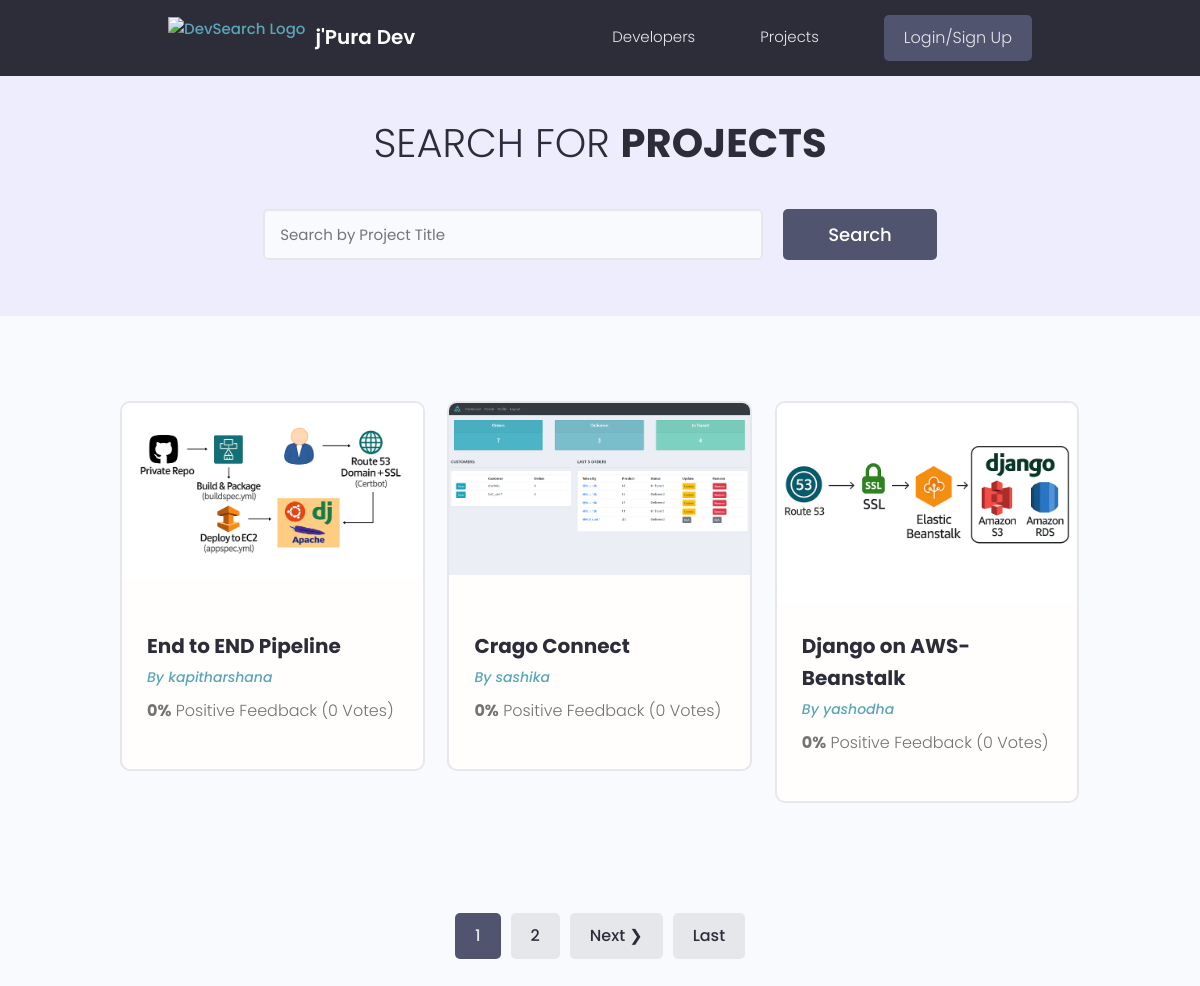
The page /projects/ on the database as committed earlier.
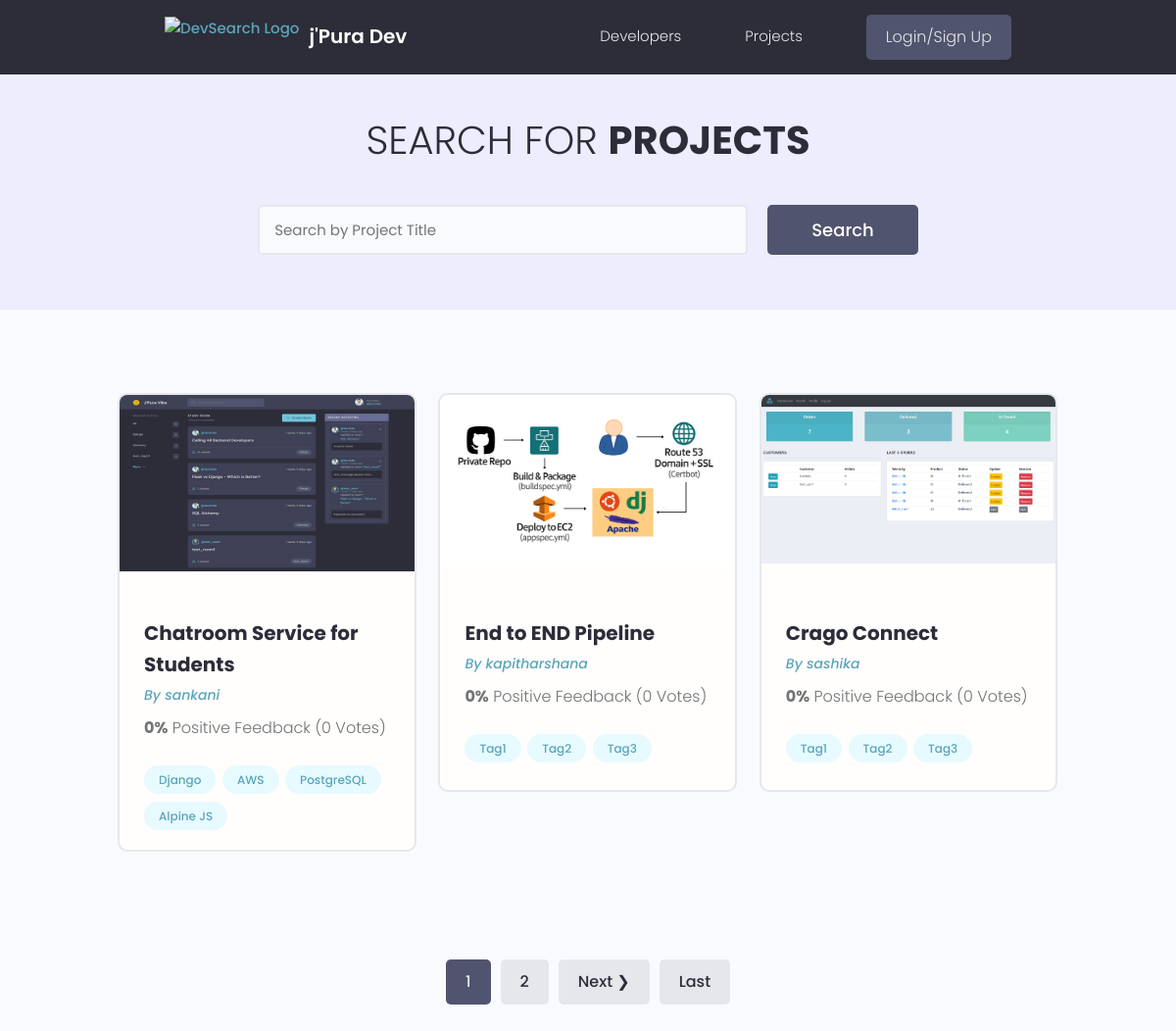
The same page on the database as committed later.
### home/models.py (models this page shows, shortened)
class Project(models.Model):
    owner = models.ForeignKey(User, on_delete=models.CASCADE)
    title = models.CharField(max_length=30)
    description = models.TextField()
    source_link = models.CharField(max_length=200, blank=True, null=True)
    image = models.ImageField(upload_to='uploaded_project_model/', blank=True, null=True)
    vote_total = models.IntegerField(default=0)
    vote_ratio = models.IntegerField(default=0)
    created = models.DateTimeField(auto_now_add=True)
    class Meta:
        ordering = ['-created']

class Tag(models.Model):
    name = models.CharField(max_length=16)
    project = models.ForeignKey(Project, on_delete=models.CASCADE)
    created = models.DateField(auto_now_add=True)
    def __str__(self):
        return f"{self.name}"

### home/views.py (the view)
# urls.py: path('projects/', projects, name = 'projects'),
def projects(request):
    query, objects = search_projects(request)
    result = 3
    paginator = Paginator(objects, result)
    page = request.GET.get('page') if request.GET.get('page') else ''
    try:
        objects = paginator.page(page)
    except PageNotAnInteger:
        page = '1'
        objects = paginator.page(page)
    except EmptyPage:
        page = paginator.num_pages
        objects = paginator.page(page)
    context = {'objects':objects, 'query':query}
    return render(request, 'home/projects.html', context)

### home/utils.py (called while the page is built)
def search_projects(request):
    query = request.GET.get('query') if request.GET.get('query') else ''
    tags = Tag.objects.filter(
        Q(name__icontains = query)
    )
    projects = Project.objects.distinct().filter(
        Q(title__icontains = query)|
        Q(description__icontains = query)|
        Q(owner__username__icontains = query)|
        Q(owner__profile__name__icontains = query)|
        Q(tag__in = tags)
    )
    return query, projects

### home/templates/home/projects.html (shortened to what this page needs)
{% extends 'base.html' %}
{% load static %}
{% block content %}
  <main class="projects">
    <section class="hero-section text-center">
      <div class="container container--narrow">
        <div class="hero-section__box">
          <h2>Search for <span>Projects</span></h2>
        </div>
        <div class="hero-section__search">
          <form class="form" method="get" id="form">
            <div class="form__field">
              <input class="input input--text" id="formInput#search" type="text"
                placeholder="Search by Project Title" value="{{query}}" name="query" />
            </div>
            <input class="btn btn--sub btn--lg" type="submit" value="Search" />
          </form>
        </div>
      </div>
    </section>
    <section class="projectsList">
      <div class="container">
        <div class="grid grid--three">
          {% for object in objects %}
            <div class="column">
              <div class="card project">
                <a href="{% url 'project' object.id %}" class="project">
                  {% if object.image %}
                    <div style="width: 100%; height: 200px; overflow: hidden; position: relative;">
                      <img style="width: 100%; height: auto; object-fit: contain;"
                          class="project__thumbnail"
                          src="{{object.image.url}}"
                          alt="project thumbnail" />
                    </div>
                  {% endif %}
                  <div class="card__body">
                    <h3 class="project__title">{{ object.title }}</h3>
                    <p><a class="project__author" href="{% url 'profile' object.owner.username %}">By {{ object.owner.username }}</a></p>
                    <p class="project--rating">
                      <span style="font-weight: bold;">{{ object.vote_ratio }}%</span> Positive
                      Feedback ({{ object.vote_total }} Vote{{ object.vote_total|pluralize:"s" }})
                    </p>
                    <div class="project__tags">
                      {% for tag in object.tag_set.all|slice:'6' %}
                        <span class="tag tag--pill tag--main">
                          <small>{{ tag }}</small>
                        </span>
                      {% endfor %}
                    </div>
                  </div>
                </a>
              </div>
            </div>
          {% endfor %}
        </div>
      </div>
    </section>
  </main>
{% endblock content %}

### templates/base.html (shortened to what this page needs)
{% load static %}
<!DOCTYPE html>
<html lang="en">
<head>
    <link rel="stylesheet" href="https://cdn.iconmonstr.com/1.3.0/css/iconmonstr-iconic-font.min.css" />
    <link rel="stylesheet" href="{% static 'uikit/styles/uikit.css' %}" />
    <link rel="stylesheet" href="{% static 'styles/app.css' %}" />
    <link rel="stylesheet" href="{% static 'styles/custom.css' %}">
</head>
<body>
    {% include 'navbar.html' %}
    {% block content %}
    {% endblock content %}
    {% include 'paginator.html' with queryset=objects %}
</body>
</html>

### templates/navbar.html (shortened to what this page needs)
{% load static %}
  <header class="header">
    <div class="container container--narrow">
      <a href="{% url 'home' %}" class="header__logo" style="display: flex; align-items: center; gap: 10px; text-decoration: none;">
        <img src="{% static 'static_web_images/logo.png' %}" alt="DevSearch Logo" style="height: 40px; width: auto;">
        <h1 style="margin: 0; font-size: 2rem; color: white; font-weight: 550;">j'Pura Dev</h1>
      </a>
      <nav class="header__nav">
        <ul class="header__menu">
          <li class="header__menuItem"><a href="{% url 'home' %}">Developers</a></li>
          <li class="header__menuItem"><a href="{% url 'projects' %}">Projects</a></li>
          {% if request.user.is_authenticated %}
            <li class="header__menuItem"><a href="{% url 'message-inbox' request.user.username %}">Inbox</a></li>
            <li class="header__menuItem"><a href="{% url 'my-account' request.user.username %}">Account</a></li>
            <li class="header__menuItem"><a href="{% url 'logout' %}" class="btn btn--sub">Logout</a></li>
          {% else %}
            <li class="header__menuItem"><a href="{% url 'login' %}" class="btn btn--sub">Login/Sign Up</a></li>
          {% endif %}
        </ul>
      </nav>
    </div>
  </header>

### templates/paginator.html (shortened to what this page needs)
{% if queryset.has_other_pages %}
    <div class="pagination">
        <ul class="container">
            {% for num in queryset.paginator.page_range %}
                {% if num == queryset.number %}
                    <li><a data-page="{{num}}" href="?page={{num}}" class="btn page page-link btn--sub">{{num}}</a></li>
                {% elif num > queryset.number|add:'-2' and num < queryset.number|add:'2' %}
                    <li><a data-page="{{num}}" href="?page={{num}}" class="btn page page-link">{{num}}</a></li>
                {% endif %}
            {% endfor %}
            {% if queryset.has_next %}
                <li><a data-page="{{queryset.next_page_number}}" href="?page={{queryset.next_page_number}}" class="btn page page-link">Next &#10095;</a></li>
                <li><a data-page="{{queryset.paginator.num_pages}}" href="?page={{queryset.paginator.num_pages}}" class="btn page page-link">Last</a></li>
            {% endif %}
        </ul>
    </div>
{% endif %}

### static/styles/app.css (style rules this page uses)
:root { --color-sub: #2d2d39; }
.btn--sub { background-color: var(--color-sub-light); }
.card { border: 2px solid var(--color-light); }
img { width: 100%; }
.header { position: sticky; z-index: 111; background-color: var(--color-sub); padding: 1.5rem 0; }
.header > .container { display: flex; justify-content: space-between; align-items: center; }
.header__logo > img { height: 3.8rem; }
.header__nav > ul { display: inline-flex; align-items: center; list-style: none; gap: 6.5rem; }
.header__menuItem > a { color: var(--color-light); font-weight: 300; }
.hero-section { height: 40vh; display: flex; align-items: center; background-color: var(--color-sub); }
.hero-section__box { margin-bottom: 4rem; }
.hero-section__box > h2, .hero-section__box > h2 > span { font-size: 4rem; color: var(--color-light); line-height: 1.3; text-transform: uppercase; }
.hero-section__box > h2 { font-weight: 300; }
.hero-section__box > h2 > span { font-weight: 700; }
.hero-section__search > .form { display: flex; align-items: center; justify-content: center; gap: 2rem; }
.hero-section__search > .form input.input--text { width: 50rem; }
.pagination { margin-top: 8rem; margin-bottom: 10rem; }
.pagination > ul { flex-wrap: wrap; list-style: none; display: flex; align-items: center; justify-content: center; gap: 1rem; }
.pagination .btn { color: var(--color-sub); }
.pagination .btn.btn--sub { color: var(--color-light); }
.project__author { font-size: 1.4rem; font-style: italic; }
.project--rating { margin-bottom: 1.6em; margin-top: .5em; }
.projects > .hero-section { background: var(--color-sub-lighter); height: 30vh; }
.projects .hero-section__box { margin-bottom: 2.5rem; }
.projects .hero-section__box > h2 { color: var(--color-sub); }
.projects .hero-section__box > h2 > span { font-weight: 700; color: var(--color-sub); }
.projectsList { margin-top: 8rem; }
.project__thumbnail { height: 25rem; object-fit: cover; object-position: top center; }
.project__title { font-size: 2rem; font-weight: 700; color: var(--color-sub); }

### static/uikit/styles/modules/_variables.css (style rules this page uses)
:root { --color-main: #5aa5b9; --color-main-light: #e6faff; --color-sub: #3f4156; --color-sub-light: #51546e; --color-sub-lighter: #ededfd; --color-text: #737373; --color-gray: #8b8b8b; --color-light: #e5e7eb; --color-light-gray: #767676; --color-bg: #f8fafd; --color-white: #fffefd; --color-white-light: #f3f3f3; --color-success: #359e64; --color-success-bg: #def8e8; --color-error: #fc4b0b; --color-error-bg: #fff2ee; --font-base: 'Poppins', arial, helvetica, 'Segoe UI', roboto, ubuntu, sans-serif; --font-monospace: 'Fira Code', 'Courier New', courier, monospace; --font-regular: 300; --font-medium: 500; --font-bold: 700; --generic-shadow: 1px 1px 5px #00000010; --generic-transition: all 0.3s ease-in-out; }

### static/uikit/styles/modules/_base.css (style rules this page uses)
* { margin: 0; padding: 0; box-sizing: border-box; text-rendering: optimizeLegibility; color: inherit; font-size: inherit; }
html { font-size: 50%; }
@media only screen and (min-width: 480px) { html { font-size: 56.25%; } }
@media only screen and (min-width: 1200px) { html { font-size: 62.5%; } }
body { line-height: 1.6; font-weight: 400; font-size: 1.5rem; color: var(--color-text); background-color: var(--color-bg); min-height: 100vh; }

### static/uikit/styles/modules/_typography.css (style rules this page uses)
* { font-family: var(--font-base); }
h1 { font-size: 4.8rem; font-weight: var(--font-medium); }
h2 { font-size: 3.6rem; font-weight: var(--font-bold); }
h3 { font-size: 3.2rem; font-weight: var(--font-medium); }
p, span, strong { font-size: 1.6rem; color: var(--color-text); font-weight: var(--font-regular); }
a { padding-bottom: 2px; text-decoration: none; display: inline-block; color: var(--color-main); font-weight: var(--font-medium); }

### static/uikit/styles/modules/_utilities.css (style rules this page uses)
.container { width: 92%; max-width: 165rem; margin: 0 auto; box-sizing: border-box; }
.container--narrow { width: 92%; max-width: 120rem; }
@media screen and (min-width: 1000px) { .container { width: 90%; } }
@media screen and (min-width: 1000px) { .container--narrow { width: 85%; } }
@media screen and (min-width: 1200px) { .container { width: 80%; } }
@media screen and (min-width: 1200px) { .container--narrow { width: 72%; } }
.text-center { text-align: center; }

### static/uikit/styles/modules/_card.css (style rules this page uses)
.card { border-radius: 1rem; background-color: var(--color-white); border: 1.5px solid var(--color-light); width: auto; height: auto; margin-top: 0.5rem; margin-bottom: 0.5rem; overflow: hidden; }
.card__body, .card__header { padding: 2rem 2.5rem; }

Rows that differ between the two databases and show on the page:
no longer on this page (row unchanged): Project: image (picture), title "Django on AWS-Beanstalk", owner.username "yashodha", vote_ratio "0", vote_total "0"
added Project: image (picture), title "Chatroom Service for Students", owner.username "sankani", vote_ratio "0", vote_total "0"
added Tag: name "Django", shown under "Chatroom Service for Students"
added Tag: name "AWS", shown under "Chatroom Service for Students"
added Tag: name "PostgreSQL", shown under "Chatroom Service for Students"
added Tag: name "Alpine JS", shown under "Chatroom Service for Students"
added Tag: name "Tag1", shown under Project "End to END Pipeline"
added Tag: name "Tag2", shown under Project "End to END Pipeline"
added Tag: name "Tag3", shown under Project "End to END Pipeline"
added Tag: name "Tag1", shown under Project "Crago Connect"
added Tag: name "Tag2", shown under Project "Crago Connect"
added Tag: name "Tag3", shown under Project "Crago Connect"
